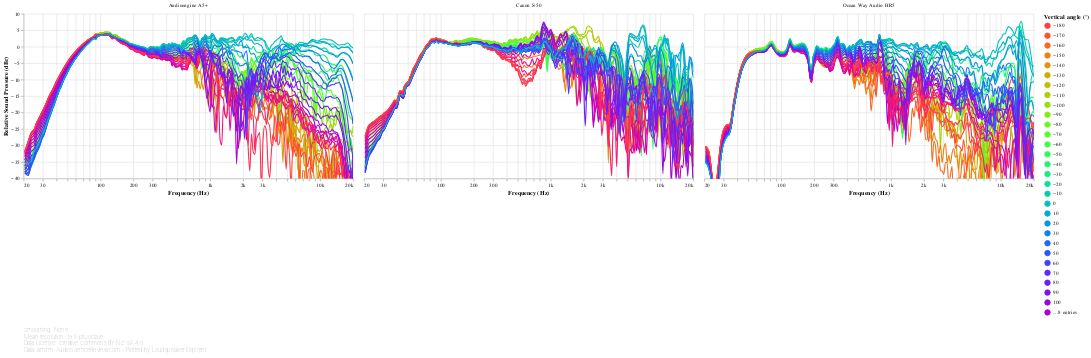

The notebook cell saved with this chart:
### Code cell
#@markdown
off_axis_angles_chart('Vertical')

### Figure 1 — Vega-Lite specification as saved in the notebook (floating-point values rounded to 4 significant figures; data arrays with more than 128 entries replaced by an {"elided": "..."} marker saying what was removed)
{"config": {"view": {"continuousWidth": 400, "continuousHeight": 300, "opacity": 0}}, "vconcat": [{"data": {"name": "data-16221947640b9ee1751e94ab3294ac25"}, "facet": {"type": "nominal", "field": "speaker", "title": null}, "spec": {"layer": [{"mark": {"type": "line", "clip": true, "interpolate": "monotone"}, "encoding": {"opacity": {"condition": {"value": 1, "selection": "selector021"}, "value": 0.2}}, "selection": {"selector021": {"type": "multi", "encodings": ["color"], "bind": "legend"}, "selector023": {"type": "interval", "bind": "scales", "encodings": ["x", "y"]}, "selector024": {"type": "single", "fields": ["angle"], "bind": {"input": "range", "max": 180, "min": -170, "name": "Vertical angle selector (°)", "step": 10}, "clear": "dblclick"}, "selector025": {"type": "single", "fields": ["speaker"], "bind": {"input": "select", "options": [null, "Audioengine A5+", "Canon S-50", "Ocean Way Audio HR5"], "labels": ["All", "Audioengine A5+", "Canon S-50", "Ocean Way Audio HR5"], "name": "Speaker: "}}}}, {"mark": {"type": "circle", "clip": true, "size": 100}, "encoding": {"fillOpacity": {"condition": {"value": 0.3, "selection": "selector022"}, "value": 0}}, "selection": {"selector022": {"type": "single", "on": "mouseover", "clear": "mouseout", "empty": "none", "encodings": ["x", "y"]}}}], "encoding": {"color": {"type": "quantitative", "field": "angle", "legend": {"gradientLength": 300, "type": "gradient", "values": [-180, -170, -160, -150, -140, -130, -120, -110, -100, -90, -80, -70, -60, -50, -40, -30, -20, -10, 0, 10, 20, 30, 40, 50, 60, 70, 80, 90, 100, 110, 120, 130, 140, 150, 160, 170, 180]}, "scale": {"domain": [-180, 180], "scheme": "sinebow"}, "title": "Vertical angle (°)"}, "tooltip": [{"type": "nominal", "field": "key", "title": "Vertical angle (°)"}, {"type": "quantitative", "field": "frequency", "format": ".03s", "title": "Frequency (Hz)"}, {"type": "quantitative", "field": "value", "format": ".2f", "title": "Value (dB)"}], "x": {"type": "quantitative", "axis": {"format": "s"}, "field": "frequency", "scale": {"base": 10, "domain": [20, 20000], "nice": false, "type": "log"}, "title": "Frequency (Hz)"}, "y": {"type": "quantitative", "axis": {"grid": true}, "field": "value", "scale": {"domain": [-40, 10]}, "title": ["Relative Sound Pressure (dBr)"]}}, "height": 300, "transform": [{"flatten": ["frequency", "-100", "-10", "-110", "-120", "-130", "-140", "-150", "-160", "-170", "-20", "-30", "-40", "-50", "-60", "-70", "-80", "-90", "+100", "+10", "+110", "+120", "+130", "+140", "+150", "+160", "+170", "+180", "+20", "+30", "+40", "+50", "+60", "+70", "+80", "+90", "+0"]}, {"fold": ["-100", "-10", "-110", "-120", "-130", "-140", "-150", "-160", "-170", "-20", "-30", "-40", "-50", "-60", "-70", "-80", "-90", "+100", "+10", "+110", "+120", "+130", "+140", "+150", "+160", "+170", "+180", "+20", "+30", "+40", "+50", "+60", "+70", "+80", "+90", "+0"]}, {"calculate": "toNumber(datum['key'])", "as": "angle"}, {"filter": {"selection": "selector024"}}], "width": 600}, "transform": [{"filter": {"selection": "selector025"}}]}, {"mark": "text", "height": 1, "title": {"text": ["Smoothing: None", "Mean resolution: 19.5 pts/octave", "Data License: Creative Commons BY-NC-SA 4.0", "Data: amirm, AudioScienceReview.com - Plotted by Loudspeaker Explorer"], "anchor": "start", "color": "gray", "fontSize": 10, "fontWeight": "lighter"}, "width": 600}], "resolve": {"legend": {"color": "independent"}}, "$schema": "https://vega.github.io/schema/vega-lite/v4.8.1.json", "datasets": {"data-16221947640b9ee1751e94ab3294ac25": [{"speaker": "Audioengine A5+", "frequency": {"elided": "194 float values"}, "-100": {"elided": "194 float values"}, "-10": {"elided": "194 float values"}, "-110": {"elided": "194 float values"}, "-120": {"elided": "194 float values"}, "-130": {"elided": "194 float values"}, "-140": {"elided": "194 float values"}, "-150": {"elided": "194 float values"}, "-160": {"elided": "194 float values"}, "-170": {"elided": "194 float values"}, "-20": {"elided": "194 float values"}, "-30": {"elided": "194 float values"}, "-40": {"elided": "194 float values"}, "-50": {"elided": "194 float values"}, "-60": {"elided": "194 float values"}, "-70": {"elided": "194 float values"}, "-80": {"elided": "194 float values"}, "-90": {"elided": "194 float values"}, "+100": {"elided": "194 float values"}, "+10": {"elided": "194 float values"}, "+110": {"elided": "194 float values"}, "+120": {"elided": "194 float values"}, "+130": {"elided": "194 float values"}, "+140": {"elided": "194 float values"}, "+150": {"elided": "194 float values"}, "+160": {"elided": "194 float values"}, "+170": {"elided": "194 float values"}, "+180": {"elided": "194 float values"}, "+20": {"elided": "194 float values"}, "+30": {"elided": "194 float values"}, "+40": {"elided": "194 float values"}, "+50": {"elided": "194 float values"}, "+60": {"elided": "194 float values"}, "+70": {"elided": "194 float values"}, "+80": {"elided": "194 float values"}, "+90": {"elided": "194 float values"}, "+0": {"elided": "194 float values"}}, {"speaker": "Canon S-50", "frequency": {"elided": "194 float values"}, "-100": {"elided": "194 float values"}, "-10": {"elided": "194 float values"}, "-110": {"elided": "194 float values"}, "-120": {"elided": "194 float values"}, "-130": {"elided": "194 float values"}, "-140": {"elided": "194 float values"}, "-150": {"elided": "194 float values"}, "-160": {"elided": "194 float values"}, "-170": {"elided": "194 float values"}, "-20": {"elided": "194 float values"}, "-30": {"elided": "194 float values"}, "-40": {"elided": "194 float values"}, "-50": {"elided": "194 float values"}, "-60": {"elided": "194 float values"}, "-70": {"elided": "194 float values"}, "-80": {"elided": "194 float values"}, "-90": {"elided": "194 float values"}, "+100": {"elided": "194 float values"}, "+10": {"elided": "194 float values"}, "+110": {"elided": "194 float values"}, "+120": {"elided": "194 float values"}, "+130": {"elided": "194 float values"}, "+140": {"elided": "194 float values"}, "+150": {"elided": "194 float values"}, "+160": {"elided": "194 float values"}, "+170": {"elided": "194 float values"}, "+180": {"elided": "194 float values"}, "+20": {"elided": "194 float values"}, "+30": {"elided": "194 float values"}, "+40": {"elided": "194 float values"}, "+50": {"elided": "194 float values"}, "+60": {"elided": "194 float values"}, "+70": {"elided": "194 float values"}, "+80": {"elided": "194 float values"}, "+90": {"elided": "194 float values"}, "+0": {"elided": "194 float values"}}, {"speaker": "Ocean Way Audio HR5", "frequency": {"elided": "194 float values"}, "-100": {"elided": "194 float values"}, "-10": {"elided": "194 float values"}, "-110": {"elided": "194 float values"}, "-120": {"elided": "194 float values"}, "-130": {"elided": "194 float values"}, "-140": {"elided": "194 float values"}, "-150": {"elided": "194 float values"}, "-160": {"elided": "194 float values"}, "-170": {"elided": "194 float values"}, "-20": {"elided": "194 float values"}, "-30": {"elided": "194 float values"}, "-40": {"elided": "194 float values"}, "-50": {"elided": "194 float values"}, "-60": {"elided": "194 float values"}, "-70": {"elided": "194 float values"}, "-80": {"elided": "194 float values"}, "-90": {"elided": "194 float values"}, "+100": {"elided": "194 float values"}, "+10": {"elided": "194 float values"}, "+110": {"elided": "194 float values"}, "+120": {"elided": "194 float values"}, "+130": {"elided": "194 float values"}, "+140": {"elided": "194 float values"}, "+150": {"elided": "194 float values"}, "+160": {"elided": "194 float values"}, "+170": {"elided": "194 float values"}, "+180": {"elided": "194 float values"}, "+20": {"elided": "194 float values"}, "+30": {"elided": "194 float values"}, "+40": {"elided": "194 float values"}, "+50": {"elided": "194 float values"}, "+60": {"elided": "194 float values"}, "+70": {"elided": "194 float values"}, "+80": {"elided": "194 float values"}, "+90": {"elided": "194 float values"}, "+0": {"elided": "194 float values"}}]}}
